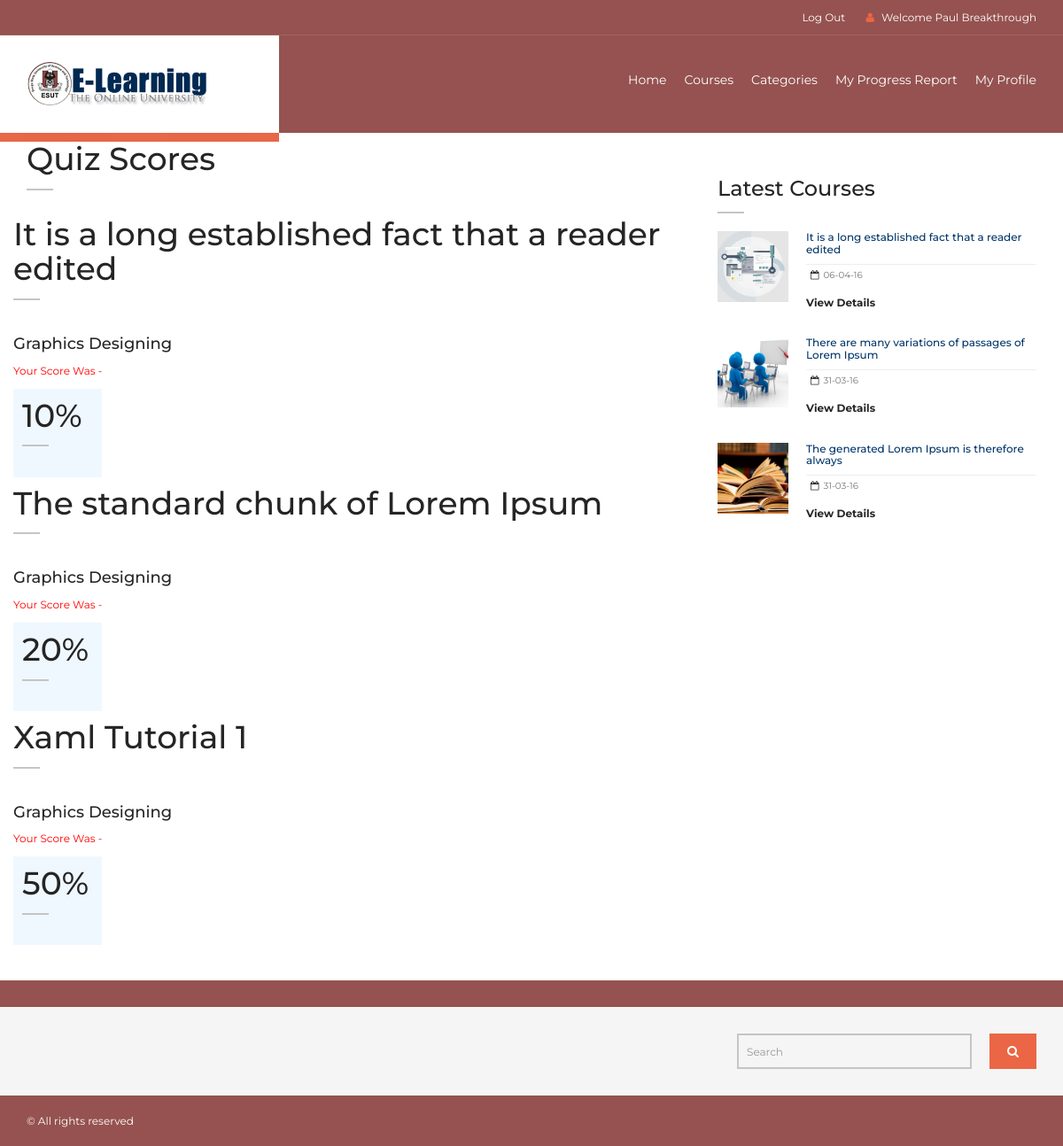
Screenshot of /progress.php (signed in) with the database file from the repository.
### tables this page shows
CREATE TABLE `progress` (
  `id` int(11) NOT NULL,
  `Score` int(11) NOT NULL,
  `post_id` int(11) NOT NULL,
  `student_id` int(11) NOT NULL
);

CREATE TABLE `posts` (
  `post_id` int(100) NOT NULL,
  `cat_id` int(100) NOT NULL,
  `post_title` varchar(100) NOT NULL,
  `post_date` text NOT NULL,
  `post_author` varchar(50) NOT NULL,
  `post_keywords` text NOT NULL,
  `post_image` text NOT NULL,
  `post_content` longtext NOT NULL,
  `video_link` varchar(200) NOT NULL,
  `pdf` varchar(100) NOT NULL
);

CREATE TABLE `categories` (
  `cat_id` int(100) NOT NULL,
  `cat_name` varchar(100) NOT NULL,
  `cat_desc` text NOT NULL,
  `cat_icon` varchar(50) NOT NULL
);

### progress.php (the view, shortened to what this page needs)
<?php include 'includes/header.php'; ?>
    <div class="background">
    </div>
</div>
<div id="page-content">
    <div class="container">
        <div class="row">
            <div class="col-md-8">
                <div id="page-main">
                    <section class="course-listing" id="courses">
                        <header><h1>Quiz Scores</h1></header>
                        <div class="row">
                            <?php
                                include 'admin/includes/connection.php';
                                $sn = $_SESSION['id'];
$sql = "SELECT progress.post_id,posts.post_title,categories.cat_name,progress.Score,posts.post_image FROM `progress` INNER JOIN posts ON posts.post_id = progress.post_id INNER JOIN categories on categories.cat_id = posts.cat_id WHERE progress.student_id = '$sn'";
                                $query = mysqli_query($con, $sql);
                                if ($query) {
                                    if (mysqli_num_rows($query) > 0) {
                                        while ($row = mysqli_fetch_array($query)) {
                                            $Score = $row['Score'];
                                            $cat_name = $row['cat_name'];
                                            $post_title = $row['post_title'];
                                 ?>
                                 <div class="section-content">
                            <article class="event">
                                <aside>
                                    <header>
                                       <h1><?php echo $post_title; ?></h1>
                                    </header>
                                    <h3><?php echo $cat_name; ?></h3>
                                    <div class="description">
                                        <p style="color: red">Your Score Was -
                                        </p>
                                        <div style="width:100px; height: 100px; background-color: AliceBlue; font-size: 40px; padding-left: 10px; "><h1><?php echo $Score."%"; ?></h1></div>
                                    </div>
                                </aside>
                            </article>
                           <?php }
                                    }
                                }  ?>
                        </div>
                        </div>
                    </section>
                </div>
            </div>
            <div style="margin-top:40px">
                <?php include("includes/sidebar.php");?>
            </div>
    </div>
</div>
<?php include 'includes/footer.php'; ?>

### includes/header.php (shortened to what this page needs)
<!DOCTYPE html>
<html lang="en-US" xmlns="http://www.w3.org/1999/html" xmlns="http://www.w3.org/1999/html">
<head>
    <link href="assets/css/font-awesome.css" rel="stylesheet" type="text/css">
    <link rel="stylesheet" href="assets/bootstrap/css/bootstrap.css" type="text/css">
    <link rel="stylesheet" href="assets/css/selectize.css" type="text/css">
    <link rel="stylesheet" href="assets/css/owl.carousel.css" type="text/css">
    <link rel="stylesheet" href="assets/css/vanillabox/vanillabox.css" type="text/css">
    <link rel="stylesheet" href="assets/css/layerslider.css" type="text/css">
    <link rel="stylesheet" href="assets/css/flexslider.css" type="text/css">
    <link rel="stylesheet" href="css/font-awesome.min.css">
    <link rel="stylesheet" href="assets/css/style.css" type="text/css">
</head>
<body class="page-homepage-courses">
<div class="wrapper">
<div class="navigation-wrapper">
    <div class="secondary-navigation-wrapper" style="background-color: #955250">
        <div class="container">
            <ul class="secondary-navigation list-unstyled pull-right">
                <li><a href="logout.php">Log Out</a></li>
                <li><a href=""><i class="fa fa-user"></i> Welcome <?php echo $_SESSION['name']; ?></a></li>
            </ul>
        </div>
    </div>
    <div class="primary-navigation-wrapper" style="background-color: #955250">
        <header class="navbar" id="top" role="banner">
            <div class="container">
                <div class="navbar-header">
                    <div class="navbar-brand nav" id="brand">
                        <a href="index_home.php"><img src="assets/img/logo.png" alt="brand"></a>
                    </div>
                </div>
                <nav class="collapse navbar-collapse bs-navbar-collapse navbar-right" role="navigation" >
                    <ul class="nav navbar-nav">
                        <li>
                            <a href="index_home.php">Home</a>
                        </li>
                        <li>
                            <a href="course_listing.php">Courses</a>
                        </li>
                        <li>
                            <a href="categories.php">Categories</a>
                        </li>
                        <li>
                            <a href="progress.php">My Progress Report</a>
                        </li>
                         <li>
                            <a href="account.php#tab-profile">My Profile</a>
                        </li>
                    </ul>
                </nav>
            </div>
        </header>
    </div>

### includes/sidebar.php (shortened to what this page needs)
        <div class="col-md-4">
            <div id="page-sidebar" class="sidebar">
                <aside id="related-courses">
                    <header>
                        <h2>Latest Courses</h2>
                    </header>
                     <?php
include 'admin/includes/connection.php';
                $post = "select * from posts LIMIT 3";
                $run_post = mysqli_query($con,$post);
                while($post_row = mysqli_fetch_array($run_post)):
                $post_id = $post_row ['post_id'];
                $post_title = $post_row ['post_title'];
                $post_date = $post_row ['post_date'];
                $post_image = $post_row ['post_image'];
                ?>
                    <article class="course-thumbnail small">
                        <figure class="image">
                            <div class="image-wrapper"><a href="single.php?post_id=<?php echo $post_id;?>"><img src="<?php echo 'images/'.$post_image;?>"></a></div>
                        </figure>
                        <div class="description">
                            <a href="single.php?post_id=<?php echo $post_id;?>"><h3><?php echo $post_title;?></h3></a>
                            <hr>
                            <div class="course-meta">
                                <span class="course-date"><i class="fa fa-calendar-o"></i><?php echo $post_date;?></span>
                            </div>
                            <div class=""><a href="single.php?post_id=<?php echo $post_id;?>" class="btn btn-framed btn-color-grey btn-small">View Details</a></div>
                        </div>
                    </article>
                     <?php endwhile;?>
                    </div>
            </div>
        </div>

### includes/footer.php (shortened to what this page needs)
<footer id="page-footer" style="background-color: #955250">
<section id="footer-top">
        <div class="container">
            <div class="footer-inner">
                <div class="footer-social">
                </div>
                <div class="search pull-right">
<form action="search.php" method="get">
                    <div class="input-group">
                        <input type="text" class="form-control" placeholder="Search" name="search">
                    <span class="input-group-btn">
                        <button type="submit" class="btn" name="search_submit"><i class="fa fa-search"></i></button>
                    </span>
                    </div>
                    </form>
                </div>
            </div>
        </div>
    </section>
    <section id="footer-bottom">
        <div class="container">
            <div class="footer-inner">
                <div class="copyright">©  All rights reserved</div>
            </div>
        </div>
    </section>
</footer>
</div>
</body>
</html>

### rows the page displays
progress: post.post_title "It is a long established fact that a reader edited", categories.cat_name "Graphics Designing", Score "10"
progress: post.post_title "The standard chunk of Lorem Ipsum", categories.cat_name "Graphics Designing", Score "20"
progress: post.post_title "Xaml Tutorial 1", categories.cat_name "Graphics Designing", Score "50"
posts: post_image (picture), post_title "It is a long established fact that a reader edited", post_date "06-04-16"
posts: post_image (picture), post_title "There are many variations of passages of Lorem Ipsum", post_date "31-03-16"
posts: post_image (picture), post_title "The generated Lorem Ipsum is therefore always", post_date "31-03-16"

### other values shown
$_SESSION['name'] "Paul Breakthrough"
